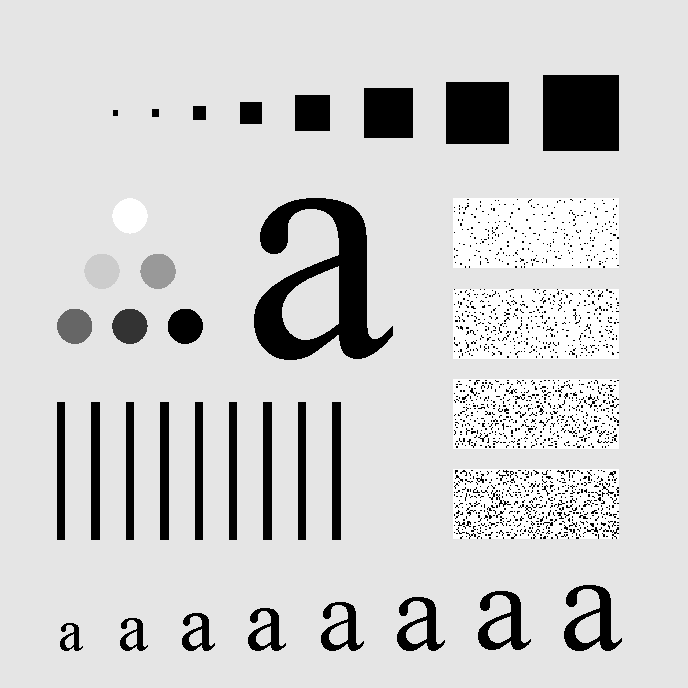
#> input picture Images/Characters.tif, 688 x 688 px, found by its file name
$ python '4(a)ButterworthGaussian.py'
#> lines starting #> are read from the running program, lines starting #| are printed output that depends on the picture
import cv2
import numpy as np
import matplotlib.pyplot as plt


def Butterworth(image):
    M,N = fft_img.shape
    H = np.zeros((M,N),dtype = np.float32)
    for u in range(M):
        for v in range(N):
            D = np.sqrt((u-M/2) ** 2 + (v-N/2)**2)
            H[u,v] = (1.0/(1 + (D/D0)**(2*n)))

    G = fft_img * H
    filtered_img = np.fft.ifft2(np.fft.ifftshift(G))
    filtered_img = np.abs(filtered_img)
    return filtered_img

def Gaussian(image):
    M,N = fft_img.shape
    H = np.zeros((M,N),dtype = np.float32)
    for u in range(M):
        for v in range(N):
            D = np.sqrt((u-M/2) ** 2 + (v-N/2)**2)
            H[u,v] = np.exp((-(D**2))/(2*(D0**2)))

    G = fft_img * H
    filtered_img = np.abs(np.fft.ifft2(G))
    return filtered_img

image = cv2.imread('Images\Characters.tif',0)
#> image is the input picture: shape (688, 688); min 0, max 255, mean 207.3
image = cv2.resize(image,(512,512))
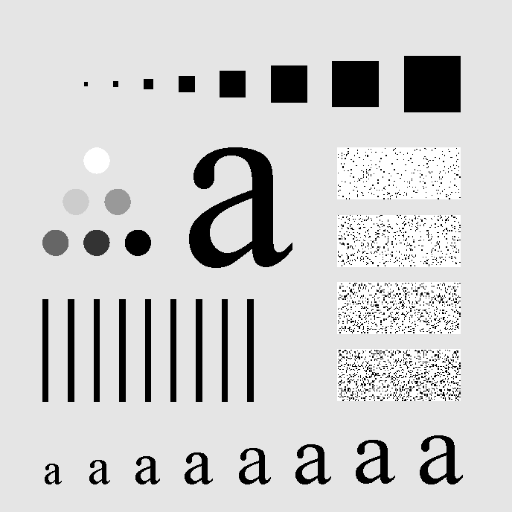
#> image: shape (512, 512); min 0, max 255, mean 207.3


#m,n = image.shape

mean = 7
stddev = 13
noise = np.random.normal(mean,stddev,image.shape).astype(np.uint8)
noisy_img = cv2.add(image,noise)
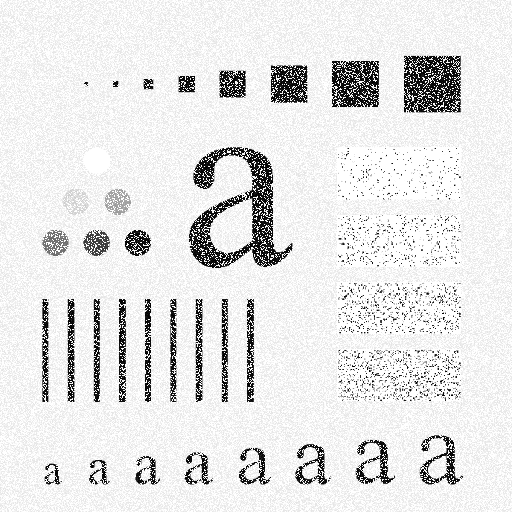
#> noisy_img: shape (512, 512); min 0, max 255, mean 228.1


#fft
fft_img = np.fft.fftshift(np.fft.fft2(noisy_img))

D0 = 25
n = 2

butter_img = Butterworth(fft_img)
#> after the loop in Butterworth, `for u in range(M):`:
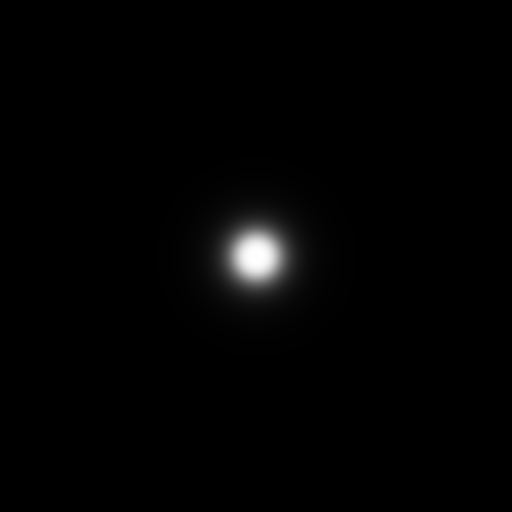
#> H: shape (512, 512) float32; min 2.27e-05, max 1, mean 0.0117
#> in Butterworth, `filtered_img = np.abs(filtered_img)`:
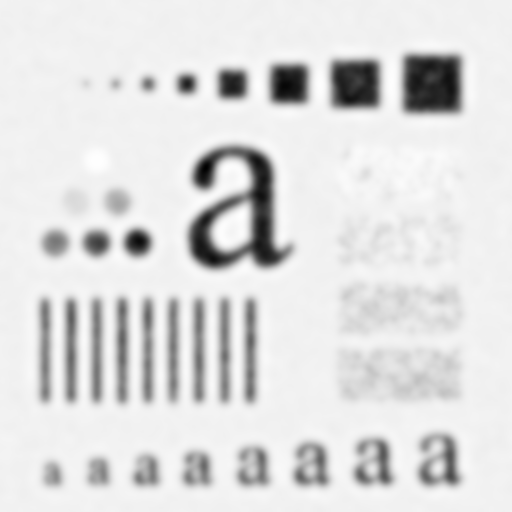
#> filtered_img: shape (512, 512) float64; min 38.24, max 256.3, mean 228.1; drawn with min black and max white
gauss_img = Gaussian(fft_img)
#> after the loop in Gaussian, `for u in range(M):`:
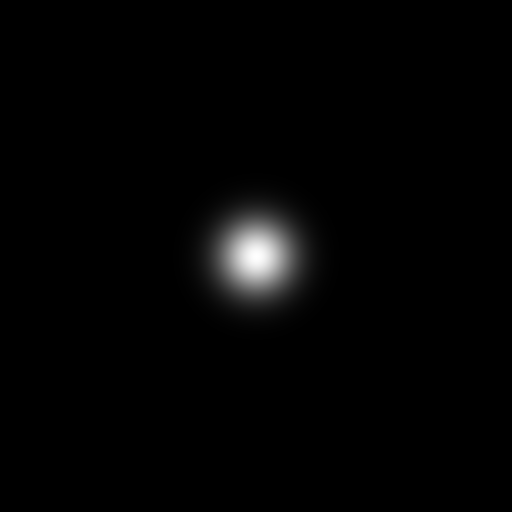
#> H: shape (512, 512) float32; min 0, max 1, mean 0.015
#> in Gaussian, `filtered_img = np.abs(np.fft.ifft2(G))`:
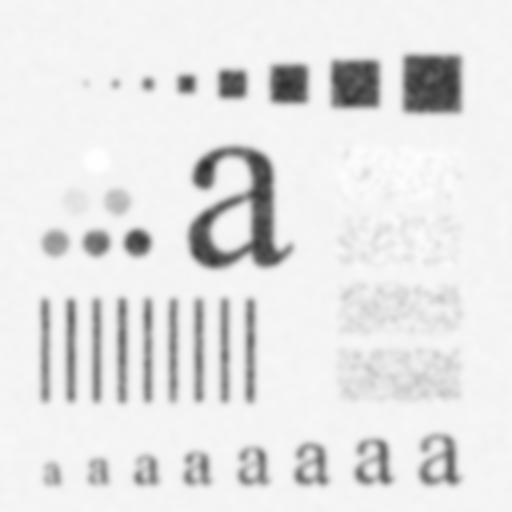
#> filtered_img: shape (512, 512) float64; min 44.31, max 255, mean 228.1

plt.figure(figsize=(12,8))

plt.subplot(2,2,1)
plt.imshow(cv2.cvtColor(image,cv2.COLOR_BGR2RGB))
plt.title('Original image')

plt.axis('off')

plt.subplot(2,2,2)
plt.imshow(cv2.cvtColor(noisy_img,cv2.COLOR_BGR2RGB))
plt.title('Noisy image')
plt.axis('off')

plt.subplot(2,2,3)
plt.imshow(butter_img,'gray')
#plt.imshow(cv2.cvtColor(butter_img,cv2.COLOR_BGR2RGB))
plt.title(f'Butterworth lowpass ')
plt.axis('off')

plt.subplot(2,2,4)
plt.imshow(gauss_img,'gray')
#plt.imshow(cv2.cvtColor(gauss_img,cv2.COLOR_BGR2RGB))
plt.title(f'Gaussian lowpass')
plt.axis('off')

plt.show()
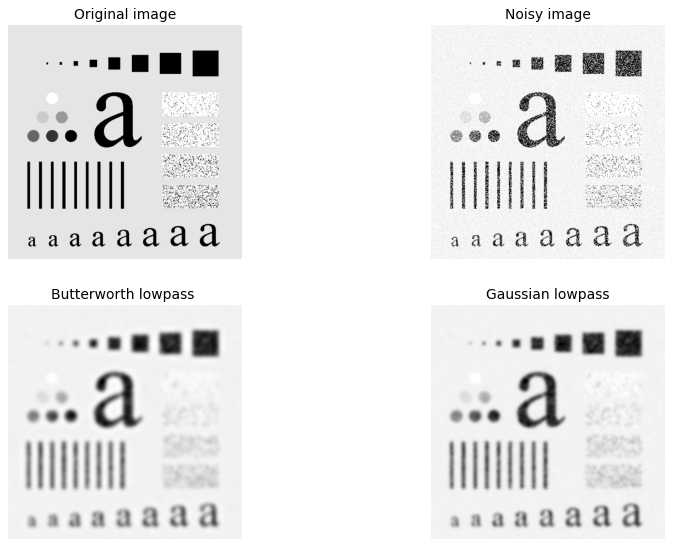
#> figure drawn by matplotlib, 4 panels
